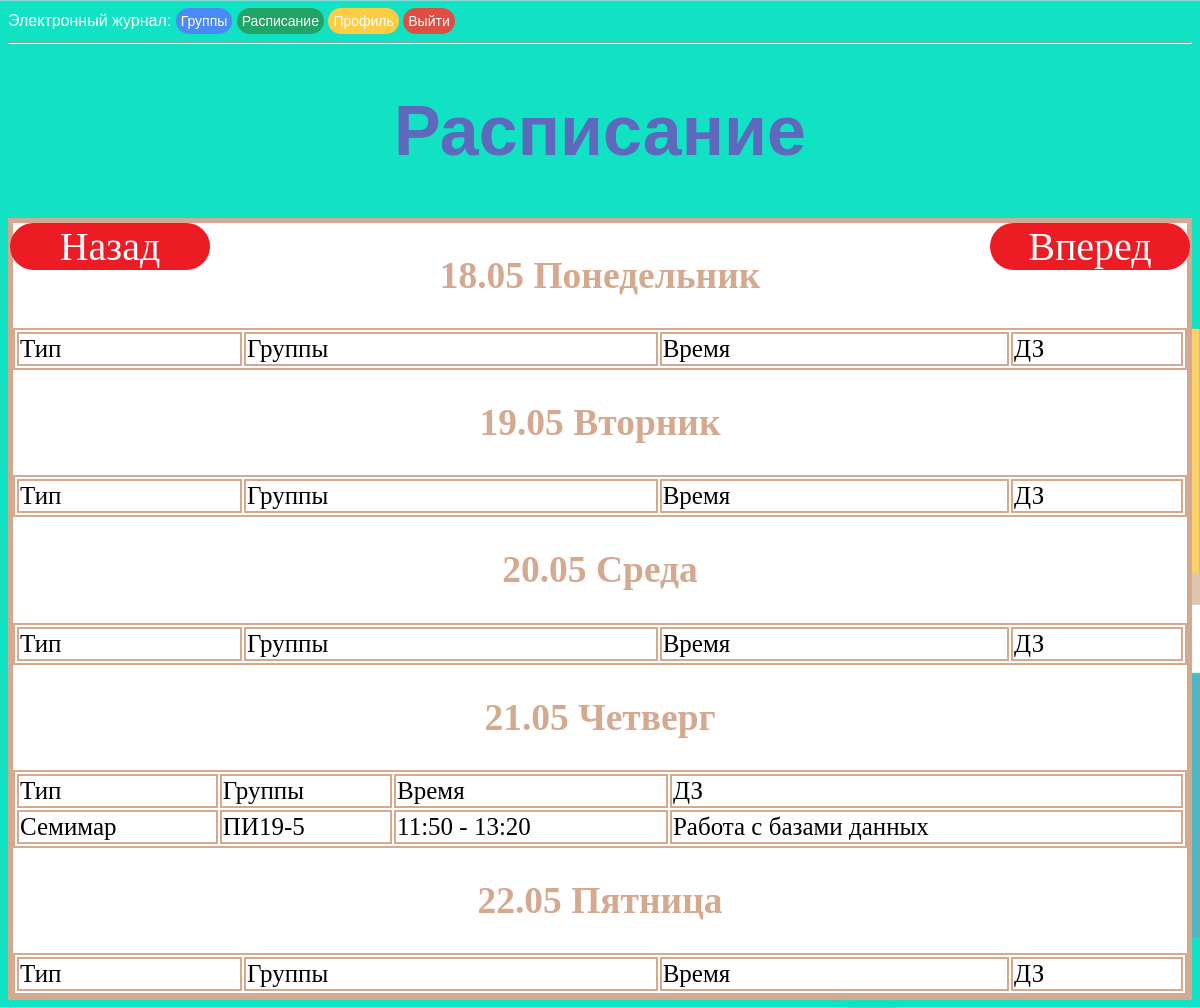
The page /schedule_prepod/2020-05-19 (signed in) on the database its author committed.
### app/models.py (models this page shows, shortened)
class Schedule(db.Model):
    id = db.Column(db.Integer, primary_key=True)
    date = db.Column(db.DateTime, index=True)
    prepod_id = db.Column(db.Integer, index=True)
    zan_type = db.Column(db.String(12), index=True)
    groups = db.Column(db.String(10), index=True)
    dz = db.Column(db.String(140))
    grades = db.relationship('Grades', backref='schedule', lazy='dynamic')

### app/routes.py (the view)
@app.route('/schedule_prepod/<cur_week>', methods=['GET', 'POST'])
@login_required
def schedule_prepod(cur_week):
    if current_user.priority == 'Преподаватель':
        cur_week = check_date(cur_week)
        dates = cur_week - timedelta(days=cur_week.weekday())
        d = dict(zip(range(5), ('Понедельник', 'Вторник', 'Среда', 'Четверг', 'Пятница')))
        list_zan = []
        for i in range(5):
            zan = Schedule.query.filter_by(prepod_id=current_user.id).filter(
                and_(dates < Schedule.date, Schedule.date < dates + timedelta(days=1))).order_by(Schedule.date).all()
            attr = [dates.strftime('%d.%m'), d[dates.weekday()]]
            for j in zan:
                attr.append([j.zan_type, j.groups,
                             f'{j.date.time().strftime("%H:%M")} - {(j.date + timedelta(minutes=90)).time().strftime("%H:%M")}',
                             j.dz if j.dz else 'Пусто'])
            list_zan.append(attr)
            dates += timedelta(days=1)
        return render_template('schedule_prepod.html', zan=list_zan, go_next=cur_week + timedelta(weeks=1),
                               go_back=cur_week - timedelta(weeks=1))
    else:
        return redirect(url_for('journal'))

### app/models.py (called while the page is built)
    @login.user_loader
    def load_user(id):
        return User.query.get(int(id))

### app/routes.py (called while the page is built)
@app.before_request
def before_request():
    if current_user.is_authenticated:
        current_user.last_seen = datetime.today()
        db.session.commit()

def check_date(cur):
    return datetime.now().date() if cur == 'cur_week' else datetime(*map(int, cur.split()[0].split('-'))).date()

### app/templates/schedule_prepod.html (shortened to what this page needs)
<!DOCTYPE html>
<html>
{% extends "base.html" %}
{% block content%}
<head>
</head>
<body>
    <h1>Расписание</h1>
    <div class="schedule" style="font-size: 25px;">
        <a class="butt_win" id="go_back" href="{{url_for('schedule_prepod', cur_week=go_back)}}" style="position:absolute; top:203px;left:10px">Назад</a>
        <a class="butt_win" id="go_next" href="{{url_for('schedule_prepod', cur_week=go_next)}}" style="position:absolute; top:203px;right:10px;">Вперед</a>
        {% for att in zan %}
            <h2>{{att[0]}} {{att[1]}}</h2>
            <table width="100%">
                    <tr>
                        <td>Тип</td>
                        <td>Группы</td>
                        <td>Время</td>
                        <td>ДЗ</td>
                    </tr>
                    {% for g in range(2, att|length )%}
                        <tr>
                            {% for h in att[g] %}
                                <td>{{ h }}</td>
                            {% endfor %}
                        </tr>
                    {% endfor %}
            </table>
        {%endfor%}
    </div>
</body>
</html>
{% endblock %}

### app/static/css/style.css (style rules this page uses)
body { background-color: azure }
h1 { color: #5e68bd; text-align: center; font-size: 70px; font-family: arial; }
h2 { color:#d4a990; font-family: calibri; text-align: center; }
td, table, tr, .schedule { border: 2px solid #d4a990; color:black; font-family: calibri; background:white; }
.schedule { margin-top: 5%; border: 5px solid #d4a990; margin: 0 auto; }
.butt_win { margin-top:20px; text-align:center; width: 200px; user-select: none; background:#ed1c24; border-radius: 50px; color:white; text-decoration: none; user-select: none; outline: none; font-size: 40px; }
body { background: url("/static/images/background-min.png"); color:#fff ; background-attachment: scroll; background-repeat: repeat-x; background-size:cover; }

### rows shown on the page
Schedule: zan_type "Семимар", groups "ПИ19-5", dz "Работа с базами данных"

### other values the page prints
{{ att[0] }} "18.05" "19.05" "20.05" "21.05" "22.05"
{{ att[1] }} "Понедельник" "Вторник" "Среда" "Четверг" "Пятница"
{{ h }} "11:50 - 13:20"
